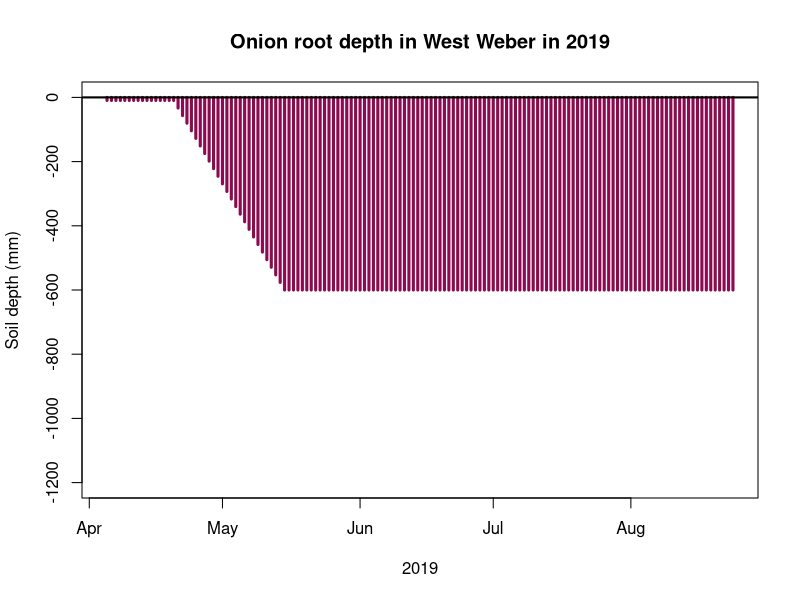

Reproduce this figure in R.
# Root depth - Calculated using FAO 56 formula
# Ordinal dates: https://www.atmos.anl.gov/ANLMET/OrdinalDay.txt

library(writexl)

# Onions in West Weber 2019 ####
J_plant=95 # beginning of development period: April 5th
L_ini=15
J_start=J_plant+L_ini # beginning of Zr[i]>Zr_min
L_dev=25
J_max=J_start+L_dev   # maximum root depth
J_harv=236  # harvest date: August 24th

Zr_min=9.5  # minimum root depth (mm) ~ planting depth
Zr_max=600  # maximum root depth (mm)

J=J_start:J_max

Zr=c()
Zr[0:(J_start-J_plant)]=Zr_min
Zr[(J_start-J_plant+1):(J_max-J_plant)]=Zr_min+(Zr_max-Zr_min)*(J-J_start)/(J_max-J_start) # root depth during growing season
Zr[(J_max-J_plant+1):(J_harv-J_plant+1)]=Zr_max # root depth after having reached max root depth

Dates=seq.Date(from=as.Date('2019-04-05'), to=as.Date('2019-08-24'), by='days')
OnionRD=data.frame(Dates, Zr)
write_xlsx(OnionRD, 'OnionRD.2019.xlsx')

plot(Dates, -Zr, 
     type='h', col='deeppink4', lwd='3', 
     ylim=c(-1200, 0),
     main='Onion root depth in West Weber in 2019', ylab='Soil depth (mm)', xlab='2019')
abline(h=0, lwd=2)
